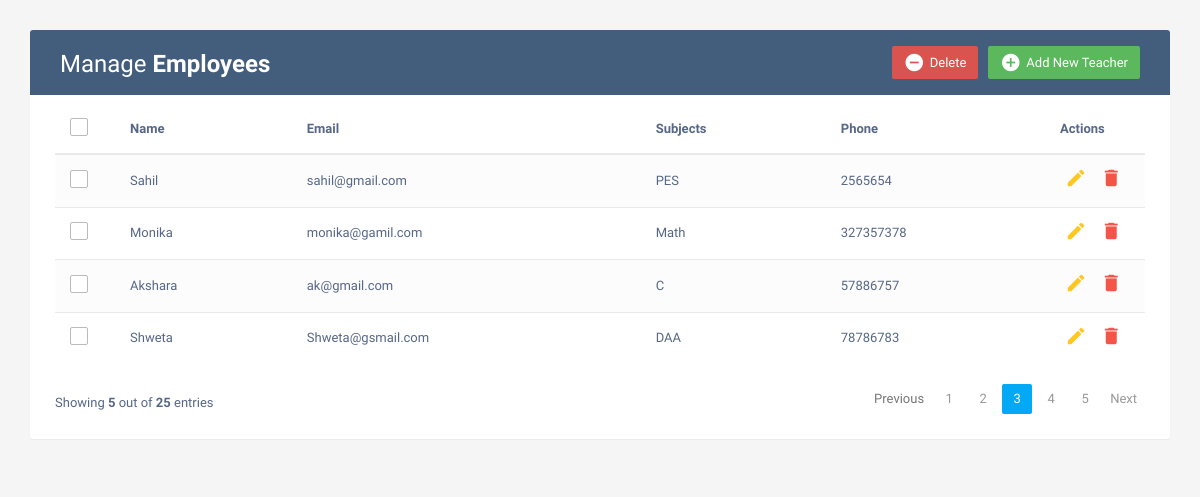
The page / on the database its author committed.
### teachers/models.py (models this page shows, shortened)
class Teacher(models.Model):
    first_name = models.CharField(max_length=30)
    email = models.EmailField(max_length=30)
    subject = models.CharField(max_length=50)
    phone = models.CharField(max_length=15)

### teachers/views.py (the view)
# urls.py: path('', views.index, name='index'),
def index(request):
    teachers = Teacher.objects.all()
    return render(request, 'index.html', {'data': teachers})

### templates/index.html (shortened to what this page needs)
<!DOCTYPE html>
<html lang="en">
<head>
<link rel="stylesheet" href="https://maxcdn.bootstrapcdn.com/font-awesome/4.7.0/css/font-awesome.min.css">
<link rel="stylesheet" href="https://maxcdn.bootstrapcdn.com/bootstrap/3.3.7/css/bootstrap.min.css">
<link rel="stylesheet" href="/static/style.css">
</head>
<body>
    <div class="container">
        <div class="table-wrapper">
            <div class="table-title">
                <div class="row">
                    <div class="col-sm-6">
						<h2>Manage <b>Employees</b></h2>
					</div>
					<div class="col-sm-6">
						<a href="#addEmployeeModal" class="btn btn-success" data-toggle="modal"><i class="material-icons">&#xE147;</i> <span>Add New Teacher</span></a>
						<a href="#deleteEmployeeModal" class="btn btn-danger" data-toggle="modal"><i class="material-icons">&#xE15C;</i> <span>Delete</span></a>
					</div>
                </div>
            </div>
            <table class="table table-striped table-hover">
                <thead>
                    <tr>
						<th>
							<span class="custom-checkbox">
								<label for="selectAll"></label>
							</span>
						</th>
                        <th>Name</th>
                        <th>Email</th>
						<th>Subjects</th>
                        <th>Phone</th>
                        <th>Actions</th>
                    </tr>
                </thead>
                <tbody>
                    {% for i in data %}
                    <tr>
						<td>
							<span class="custom-checkbox">
								<label for="checkbox1"></label>
							</span>
						</td>
                        <td>{{ i.first_name }}</td>
                        <td>{{ i.email }}</td>
						<td>{{ i.subject }}</td>
                        <td>{{ i.phone }}</td>
                        <td>
                            <a href="{% url 'edit_teacher' i.id %}" class="edit"><i class="material-icons" data-toggle="tooltip" title="Edit">&#xE254;</i></a>
                            <a href="#deleteEmployeeModal{{ i.id }}" class="delete" data-toggle="modal"><i class="material-icons" data-toggle="tooltip" title="Delete">&#xE872;</i></a>
                        </td>
                    </tr>
                    {% endfor %}
                </tbody>
            </table>
			<div class="clearfix">
                <div class="hint-text">Showing <b>5</b> out of <b>25</b> entries</div>
                <ul class="pagination">
                    <li class="page-item disabled"><a href="#">Previous</a></li>
                    <li class="page-item"><a href="#" class="page-link">1</a></li>
                    <li class="page-item"><a href="#" class="page-link">2</a></li>
                    <li class="page-item active"><a href="#" class="page-link">3</a></li>
                    <li class="page-item"><a href="#" class="page-link">4</a></li>
                    <li class="page-item"><a href="#" class="page-link">5</a></li>
                    <li class="page-item"><a href="#" class="page-link">Next</a></li>
                </ul>
            </div>
        </div>
    </div>
</body>
</html>

### static/style.css (style rules this page uses)
body { color: #566787; background: #f5f5f5; font-family: 'Varela Round', sans-serif; font-size: 13px; }
.table-wrapper { background: #fff; padding: 20px 25px; margin: 30px 0; border-radius: 3px; box-shadow: 0 1px 1px rgba(0,0,0,.05); }
.table-title { padding-bottom: 15px; background: #435d7d; color: #fff; padding: 16px 30px; margin: -20px -25px 10px; border-radius: 3px 3px 0 0; }
.table-title h2 { margin: 5px 0 0; font-size: 24px; }
.table-title .btn { color: #fff; float: right; font-size: 13px; border: none; min-width: 50px; border-radius: 2px; border: none; outline: none !important; margin-left: 10px; }
.table-title .btn i { float: left; font-size: 21px; margin-right: 5px; }
.table-title .btn span { float: left; margin-top: 2px; }
table.table tr th, table.table tr td { border-color: #e9e9e9; padding: 12px 15px; vertical-align: middle; }
table.table tr th:first-child { width: 60px; }
table.table tr th:last-child { width: 100px; }
table.table-striped tbody tr:nth-of-type(odd) { background-color: #fcfcfc; }
table.table td:last-child i { opacity: 0.9; font-size: 22px; margin: 0 5px; }
table.table td a { font-weight: bold; color: #566787; display: inline-block; text-decoration: none; outline: none !important; }
table.table td a.edit { color: #FFC107; }
table.table td a.delete { color: #F44336; }
table.table td i { font-size: 19px; }
.pagination { float: right; margin: 0 0 5px; }
.pagination li a { border: none; font-size: 13px; min-width: 30px; min-height: 30px; color: #999; margin: 0 2px; line-height: 30px; border-radius: 2px !important; text-align: center; padding: 0 6px; }
.pagination li.active a, .pagination li.active a.page-link { background: #03A9F4; }
.hint-text { float: left; margin-top: 10px; font-size: 13px; }
.custom-checkbox { position: relative; }
.custom-checkbox label:before { width: 18px; height: 18px; }
.custom-checkbox label:before { content: ''; margin-right: 10px; display: inline-block; vertical-align: text-top; background: white; border: 1px solid #bbb; border-radius: 2px; box-sizing: border-box; z-index: 2; }

### rows shown on the page
Teacher: first_name "Sahil", email "sahil@gmail.com", subject "PES", phone "2565654"
Teacher: first_name "Monika", email "monika@gamil.com", subject "Math", phone "327357378"
Teacher: first_name "Akshara", email "ak@gmail.com", subject "C", phone "57886757"
Teacher: first_name "Shweta", email "Shweta@gsmail.com", subject "DAA", phone "78786783"
